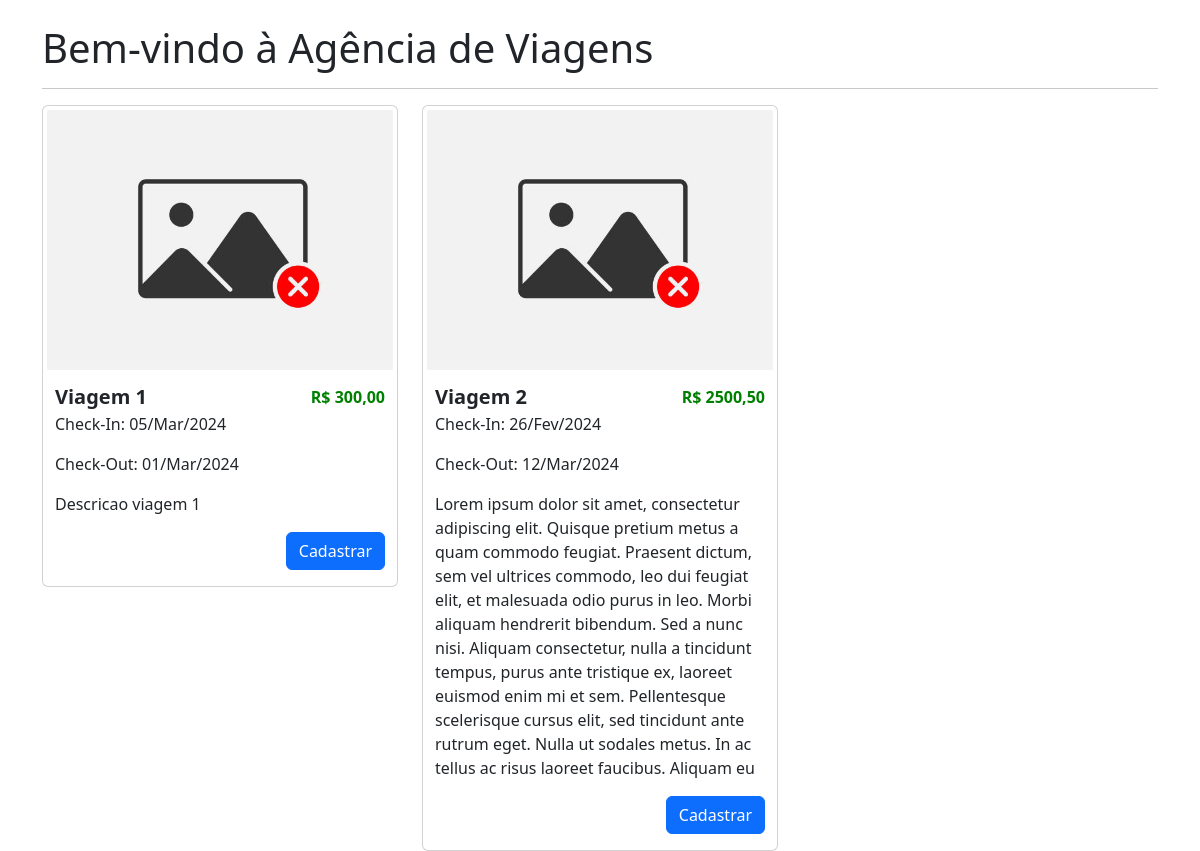
/trip/, run on the app's committed database.
### trip/models.py (models this page shows, shortened)
class Viagem(models.Model):
    titulo = models.CharField(max_length=200)
    slug = models.SlugField(unique=True, blank=True)
    categoria = models.ForeignKey(
        Categoria, on_delete=models.SET_NULL, null=True, blank=True, default=None)  # noqa
    descricao = models.TextField(null=False)
    custo = models.DecimalField(max_digits=10, decimal_places=2, null=False)
    preco = models.DecimalField(max_digits=10, decimal_places=2, null=False)
    check_in_data = models.DateTimeField(null=False)
    check_out_data = models.DateTimeField(null=False)
    vagas_disponiveis = models.IntegerField()
    cover = models.ImageField(
        upload_to='viagens_covers/', null=True, blank=True)
    is_active = models.BooleanField(default=True)
    created_at = models.DateTimeField(auto_now_add=True)
    updated_at = models.DateTimeField(auto_now=True)

### trip/views.py (the view)
# urls.py: path('', listar_viagens_disponiveis, name='home'),
def listar_viagens_disponiveis(request):
    viagens_disponiveis = Viagem.objects.filter(
        is_active=True, vagas_disponiveis__gt=0)
    return render(request, 'home.html', {'viagens_disponiveis': viagens_disponiveis})

### trip/templates/home.html
{% extends "base_nosidebar.html" %}
{% block content %}
  <div class="viagens-disponiveis">
    <h1>Bem-vindo à Agência de Viagens</h1>
    <hr>
    <div class="row">
      {% for viagem in viagens_disponiveis %}
        <div class="col-md-4">
          <div class="card">
            {% if viagem.cover %}
                <img class="rounded p-1" src="{{ viagem.cover.url }}" alt="{{ viagem.titulo }}">
            {% else %}
                <p>Nenhuma imagem disponível</p>
            {% endif %}
            <div class="container">
              <div class="d-flex justify-content-between align-items-center mt-2">
                <span class="fs-5"><b>{{ viagem.titulo }}</b></span>
                <span class='price fs-6'>R$ {{ viagem.preco }}</span>
              </div>
              <p>Check-In: {{ viagem.check_in_data|date:'d/M/Y' }}</p>
              <p>Check-Out: {{ viagem.check_out_data|date:'d/M/Y' }}</p>
              <p>{{ viagem.descricao }}</p>
              <button class="btn btn-primary btn-md mb-3 float-end" onclick="window.location.href='{% url 'user:vincular_viagem' viagem.id %}'">Cadastrar</button>
            </div>
          </div>
        </div>
      {% endfor %}
    </div>
  </div>
{% endblock content %}

### base_static/css/styles.css (style rules this page uses)
body { margin: 0; font-family: 'Arial', sans-serif; }
.price { font-weight: bold; color: green; }

### data on the page
Viagem: cover (picture), titulo "Viagem 1", preco "300,00", check_in_data "05/Mar/2024", check_out_data "01/Mar/2024", descricao "Descricao viagem 1"
Viagem: cover (picture), titulo "Viagem 2", preco "2500,50", check_in_data "26/Fev/2024", check_out_data "12/Mar/2024", descricao "Lorem ipsum dolor sit amet, consectetur adipiscing elit. Quisque pretium metus a quam commodo feugiat. Praesent dictum, sem vel ultrices commodo, leo dui feugiat elit, et malesuada odio purus in leo. Morbi aliquam hendrerit bibendum. Sed a nunc nisi. Aliquam consectetur, nulla a tincidunt tempus, purus ante tristique ex, laoreet euismod enim mi et sem. Pellentesque scelerisque cursus elit, sed tincidunt ante rutrum eget. Nulla ut sodales metus. In ac tellus ac risus laoreet faucibus. Aliquam eu"
